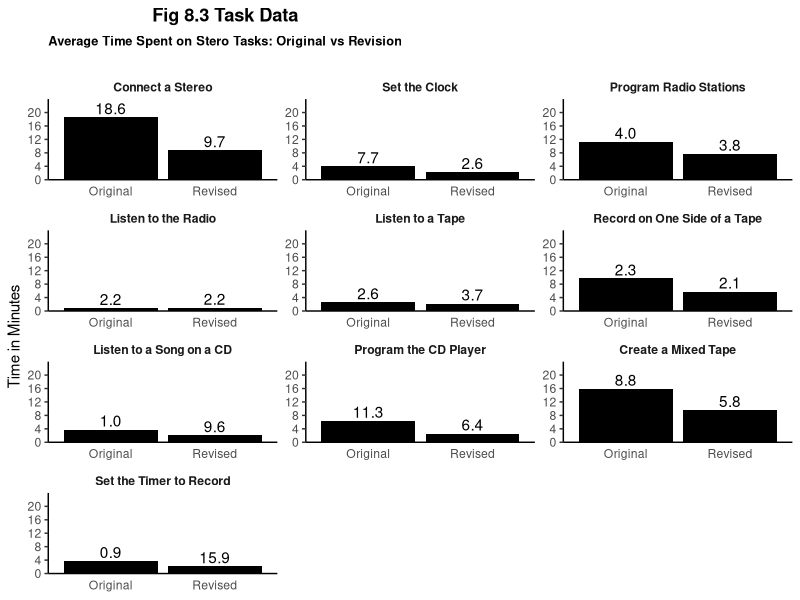

Source code (R): (Note: this script raises an error after producing the figure.)
library(ggplot2)
library(reshape2)
library(gridExtra)

this_base <- "fig08-03_task-data"

my_data <- data.frame(
  task = c("Connect a Stereo", "Create a Mixed Tape", "Program Radio Stations", 
           "Record on One Side of a Tape", "Program the CD Player", 
           "Set the Clock", "Set the Timer to Record", 
           "Listen to a Song on a CD", "Listen to a Tape", 
           "Listen to the Radio"),
  Revised = c(8.8, 9.6, 7.7, 5.8, 2.6, 2.3, 2.2, 2.1, 2.2, 1.0),
  Original = c(18.6, 15.9, 11.3, 9.7, 6.4, 4.0, 3.7, 3.8, 2.6, 0.9))

my_data_long <- melt(my_data, id.vars = "task", 
                  measure.vars = c("Original", "Revised"),
                  variable.name = "type", value.name = "time")

my_data_long$task <- 
  factor(my_data_long$task, c("Connect a Stereo", "Set the Clock",
                           "Program Radio Stations", "Listen to the Radio", 
                           "Listen to a Tape","Record on One Side of a Tape", 
                           "Listen to a Song on a CD", "Program the CD Player", 
                           "Create a Mixed Tape", "Set the Timer to Record"))

txt <- sprintf("%.1f", 
               round(c(18.6, 8.8, 4.0, 2.3, 11.3, 7.7, 0.9, 1.0, 
                       2.6, 2.2, 9.7, 5.8, 3.8, 2.1, 6.4, 2.6, 
                       15.9, 9.6, 3.7, 2.2), 2))

p1 <- ggplot(my_data_long, aes(x = type, y = time)) +
  geom_bar(stat = "identity", fill = "black") +
  geom_text(aes(label = txt, vjust = -0.25)) +
  facet_wrap( ~ task, ncol = 3, scales = "free") +
  scale_y_continuous(breaks = seq(0, 20, 4), limits = c(0, 24), 
                     expand = c(0, 0)) +
  labs(x = NULL, y = "Time in Minutes") +
  ggtitle(expression(
    atop(bold("Fig 8.3 Task Data"), 
         atop(bold("Average Time Spent on Stero Tasks: Original vs Revision"), 
              "")))) +
  theme_classic() +
  theme(plot.title = element_text(size = rel(1.2), face = "bold", vjust = 1),
        strip.background = element_blank(),
        strip.text = element_text(face = "bold"),
        axis.ticks.x = element_blank())

footnote <- 
  paste("Note. Values represent participants' mean time per task.\n",
        "17 participants (three English-only speakers, five French",
        "bilinguals, four German bilinguals, five Spanish bilinguals)\n",
        "completed 10 tasks using the original instruction guide.\n", 
        "12 participants (three English-only speakers, three French ",
        "bilinguals, three German bilinguals, three Spanish \nbilinguals)",
        "completed 10 tasks using the revised instruction guide.\n\n")

p <- arrangeGrob(p1, 
                 sub = textGrob(paste(footnote, collapse = "\n"), 
                                x = 0, hjust = -0.1, vjust = 0.75, 
                                gp = gpar(fontface = "italic", fontsize = 10)))

p

ggsave(paste0(this_base, ".png"), 
       p, width = 6, height = 8)

## pedantic: extra indentation in footnote, 
## todo: missing superscripts in footnote
